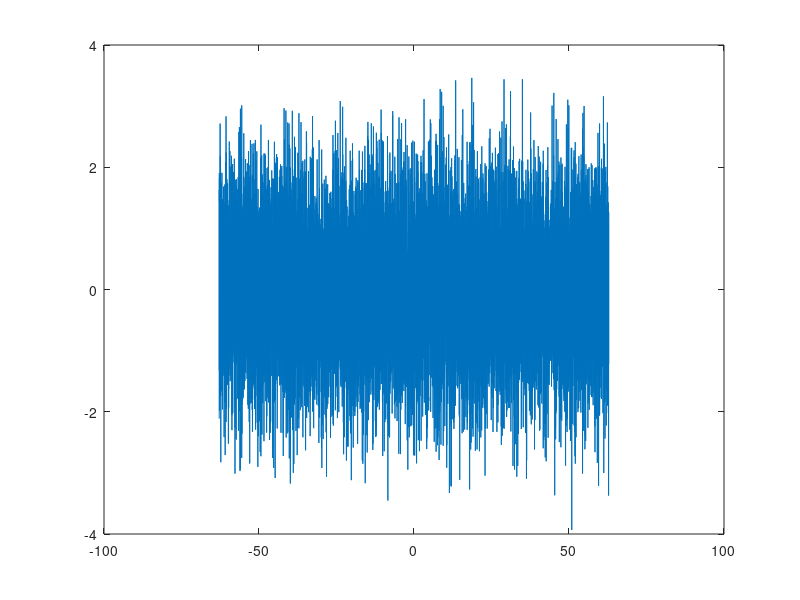

Recreate this plot in MATLAB.
# Evitar que se tome como archivo de funciones
1;
# Para correr algunas funciones es necesario el paquete specfun
# sudo apt-get install octave-specfun

EPS = 0.000001

#Ejercicio 1.1) Grafica la señal Seno
function graficaSeno(x0,dx,xf)
  x = x0:dx:xf-dx;
  y = sin(x);
  plot(x,y)
  pause
endfunction

#Ejercicio 1.2) Grafica la señal Sinc = sin(x)/x
function graficaSinc(x0,dx,xf)
  if (x0 == 0) #pequeño arreglo para el caso en que x0 = 0. 
    disp "Division por cero, arreglando"
    x0 = x0 + dx;
  end
  x = x0:dx:xf-x0;
  y = sin(x)./x; #Division miembro a miembro
  plot(x,y)
  pause
endfunction

#Ejercicio 1.3) Grafica la señal Onda Cuadrada
function graficaOndaCuadrada(x0,dx,xf)
  x = x0:dx:xf-x0;
  y = sign( sin(x) );
  plot(x,y)
  pause
endfunction


#Ejercicio 1.4) Grafica la señal Onda Triangular
#Nota: el dx debe ser grande para que se vea el efecto, sino, reprogramar la función.
function graficaOndaTriangular(x0,dx,xf)
  x = x0:dx:xf-dx;
  for i=1:length(x)
    if (mod(i,2) == 0)
      y(i) = 1;
    else
      y(i) = 0;
    endif
  end
  plot(x,y)
  pause
endfunction

#Ejercicio 1.5) Grafica la señal Delta de Dirac
function graficaDeltaDirac(x0,dx,xf)
  x = x0:dx:xf-dx;
  for i=1:length(x)
    if abs(x(i)) < EPS
      y(i) = 9999;
      break;
    endif
  end
  plot(x,y)
  pause
endfunction

#Ejercicio 1.6) Grafica Ruido Aleatorio
#Distribución normal: u=0 ; s=1;
function graficaRuido(x0,dx,xf)
  x = x0:dx:xf-dx;
  y = randn(length(x),1);
  plot(x,y)
  pause
endfunction

#inicializaciones
X0 = -20*pi;
Xf = 20*pi;
DX = 0.01;


clear plot;
#llamado a funciones
#graficaSeno(X0,DX,Xf)
#graficaSinc(X0,DX,Xf)
#graficaOndaCuadrada(X0,DX,Xf)
graficaOndaTriangular(X0,DX * 600,Xf)
#graficaDeltaDirac(-2,DX,2)
graficaRuido(X0,DX,Xf)
